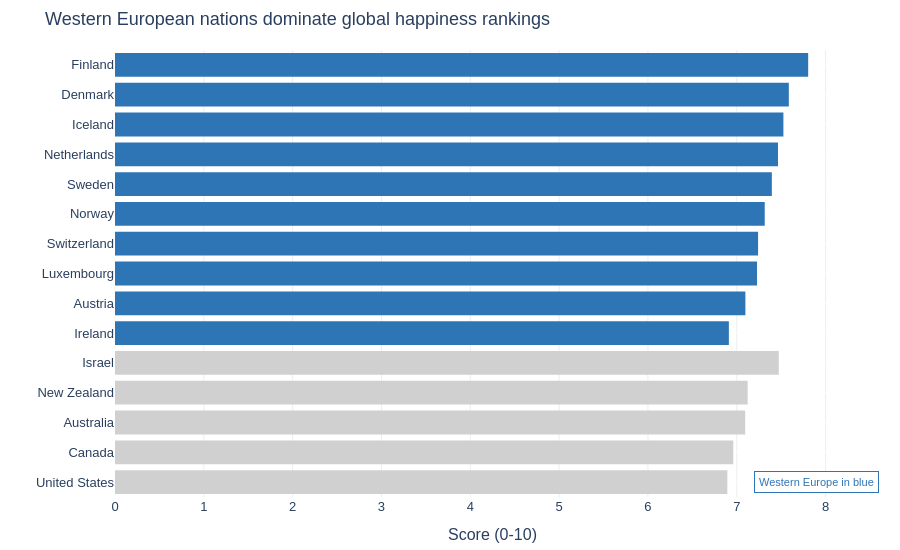

Notebook cell for this chart:
### Markdown cell above
### Step 4 — Colour as emphasis (preview of Lecture 4)

### Code cell
# Grey everything, highlight one group — viewer's eye goes straight to colour

top15 = df.nlargest(15, 'Score').sort_values('Score')

# Add a highlight column so px can map colours declaratively
top15 = top15.copy()
top15['highlight'] = top15['Region'].apply(
    lambda r: 'Western Europe' if r == 'Western Europe' else 'Other'
)

# --- px as the starting point ---
fig = px.bar(
    top15,
    x='Score', y='Country',
    orientation='h',
    color='highlight',
    color_discrete_map={
        'Western Europe': '#2E75B6',  # blue — stands out
        'Other':          '#D0D0D0'   # grey — recede into background
    },
    title='Western European nations dominate global happiness rankings',
    labels={'Score': 'Score (0-10)', 'Country': '', 'highlight': ''},
    height=550
)

# --- customise via update_*
fig.update_traces(marker_line_width=0)

fig.update_layout(
    xaxis=dict(range=[0, 8.5], gridcolor='#EEEEEE'),
    yaxis=dict(gridcolor='white'),
    plot_bgcolor='white',
    paper_bgcolor='white',
    font=dict(family='Arial', size=13),
    margin=dict(l=10, r=30, t=50, b=40),
    showlegend=False
)

# adding a text box annotation for clarification of color usage
fig.add_annotation(
    x=7.9, y='United States',
    text='Western Europe in blue',
    showarrow=False,
    font=dict(color='#2E75B6', size=11),
    bgcolor='white', bordercolor='#2E75B6', borderwidth=1, borderpad=4
)

fig.show()

### Figure 1 — Plotly figure (JSON) as saved in the notebook; plotly's stock layout.template omitted (floating-point values rounded to 4 significant figures)
{"data": [{"hovertemplate": "=%{y}<br>Score (0-10)=%{x}<extra></extra>", "legendgroup": "Other", "marker": {"color": "#D0D0D0", "line": {"width": 0}, "pattern": {"shape": ""}}, "name": "Other", "orientation": "h", "showlegend": true, "textposition": "auto", "type": "bar", "x": [6.894, 6.961, 7.095, 7.123, 7.473], "xaxis": "x", "y": ["United States", "Canada", "Australia", "New Zealand", "Israel"], "yaxis": "y"}, {"hovertemplate": "=%{y}<br>Score (0-10)=%{x}<extra></extra>", "legendgroup": "Western Europe", "marker": {"color": "#2E75B6", "line": {"width": 0}, "pattern": {"shape": ""}}, "name": "Western Europe", "orientation": "h", "showlegend": true, "textposition": "auto", "type": "bar", "x": [6.911, 7.097, 7.228, 7.24, 7.315, 7.395, 7.464, 7.525, 7.586, 7.804], "xaxis": "x", "y": ["Ireland", "Austria", "Luxembourg", "Switzerland", "Norway", "Sweden", "Netherlands", "Iceland", "Denmark", "Finland"], "yaxis": "y"}], "layout": {"annotations": [{"bgcolor": "white", "bordercolor": "#2E75B6", "borderpad": 4, "borderwidth": 1, "font": {"color": "#2E75B6", "size": 11}, "showarrow": false, "text": "Western Europe in blue", "x": 7.9, "y": "United States"}], "barmode": "relative", "font": {"family": "Arial", "size": 13}, "height": 550, "legend": {"title": {"text": ""}, "tracegroupgap": 0}, "margin": {"b": 40, "l": 10, "r": 30, "t": 50}, "paper_bgcolor": "white", "plot_bgcolor": "white", "showlegend": false, "title": {"text": "Western European nations dominate global happiness rankings"}, "xaxis": {"anchor": "y", "domain": [0, 1], "gridcolor": "#EEEEEE", "range": [0, 8.5], "title": {"text": "Score (0-10)"}}, "yaxis": {"anchor": "x", "domain": [0, 1], "gridcolor": "white", "title": {"text": ""}}}}
